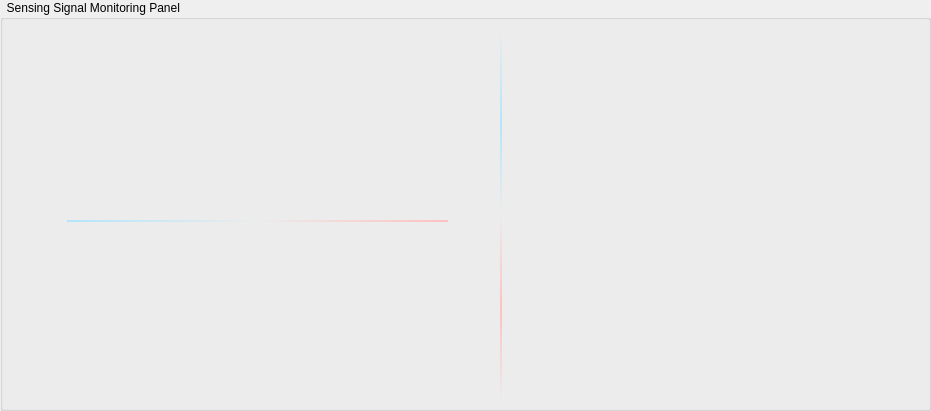
   <widget class="QGroupBox" name="sensing_signal_monitoring_panel">
    <property name="geometry">
     <rect>
      <x>740</x>
      <y>442</y>
      <width>931</width>
      <height>411</height>
     </rect>
    </property>
    <property name="title">
     <string>  Sensing Signal Monitoring Panel</string>
    </property>
    <widget class="QWidget" name="horizontalLayoutWidget">
     <property name="geometry">
      <rect>
       <x>510</x>
       <y>30</y>
       <width>411</width>
       <height>381</height>
      </rect>
     </property>
     <layout class="QHBoxLayout" name="horizontalLayout">
      <item>
       <widget class="QFrame" name="pressure_graph">
        <property name="styleSheet">
         <string notr="true">background-color: rgba(0, 0, 0, 0); /* Fully transparent background */
    border: none; /* No border */</string>
        </property>
        <property name="frameShape">
         <enum>QFrame::NoFrame</enum>
        </property>
        <property name="frameShadow">
         <enum>QFrame::Raised</enum>
        </property>
       </widget>
      </item>
     </layout>
    </widget>
    <widget class="QWidget" name="verticalLayoutWidget_7">
     <property name="geometry">
      <rect>
       <x>10</x>
       <y>30</y>
       <width>481</width>
       <height>191</height>
      </rect>
     </property>
     <layout class="QVBoxLayout" name="verticalLayout_10">
      <item>
       <widget class="QFrame" name="S1_graph">
        <property name="styleSheet">
         <string notr="true">background-color: rgba(0, 0, 0, 0); /* Fully transparent background */
    border: none; /* No border */</string>
        </property>
        <property name="frameShape">
         <enum>QFrame::NoFrame</enum>
        </property>
        <property name="frameShadow">
         <enum>QFrame::Raised</enum>
        </property>
        <property name="lineWidth">
         <number>0</number>
        </property>
       </widget>
      </item>
     </layout>
    </widget>
    <widget class="QWidget" name="horizontalLayoutWidget_8">
     <property name="geometry">
      <rect>
       <x>10</x>
       <y>220</y>
       <width>481</width>
       <height>191</height>
      </rect>
     </property>
     <layout class="QHBoxLayout" name="horizontalLayout_22">
      <item>
       <widget class="QFrame" name="S2_graph">
        <property name="styleSheet">
         <string notr="true">background-color: rgba(0, 0, 0, 0); /* Fully transparent background */
    border: none; /* No border */</string>
        </property>
        <property name="frameShape">
         <enum>QFrame::NoFrame</enum>
        </property>
        <property name="frameShadow">
         <enum>QFrame::Raised</enum>
        </property>
       </widget>
      </item>
     </layout>
    </widget>
    <widget class="Line" name="line_17">
     <property name="geometry">
      <rect>
       <x>67</x>
       <y>220</y>
       <width>381</width>
       <height>2</height>
      </rect>
     </property>
     <property name="styleSheet">
      <string notr="true">    border: none;
    background: qlineargradient(spread:pad, x1:0, x2:1, stop:0 rgba(179, 229, 252, 1), stop:0.5 rgba(0, 0, 0, 0), stop:1 rgba(255, 192, 192, 1));</string>
     </property>
     <property name="orientation">
      <enum>Qt::Horizontal</enum>
     </property>
    </widget>
    <widget class="Line" name="line_18">
     <property name="geometry">
      <rect>
       <x>500</x>
       <y>30</y>
       <width>2</width>
       <height>371</height>
      </rect>
     </property>
     <property name="styleSheet">
      <string notr="true">    border: none;
    background: qlineargradient(spread:pad, y1:0, y2:1,stop:0 rgba(0, 0, 0, 0), stop:0.25 rgba(179, 229, 252, 1), stop:0.5 rgba(0, 0, 0, 0), stop:0.75 rgba(255, 192, 192, 1), stop:1 rgba(0, 0, 0, 0));</string>
     </property>
     <property name="orientation">
      <enum>Qt::Vertical</enum>
     </property>
    </widget>
   </widget>
